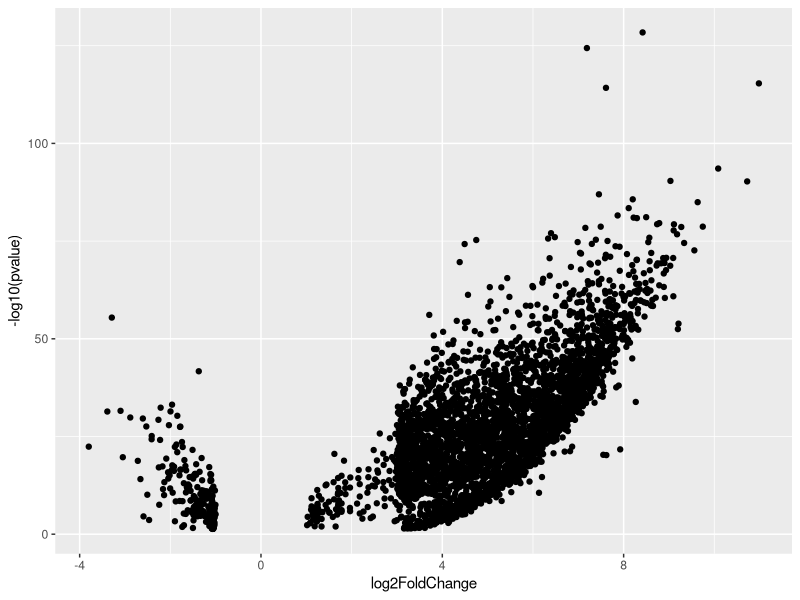
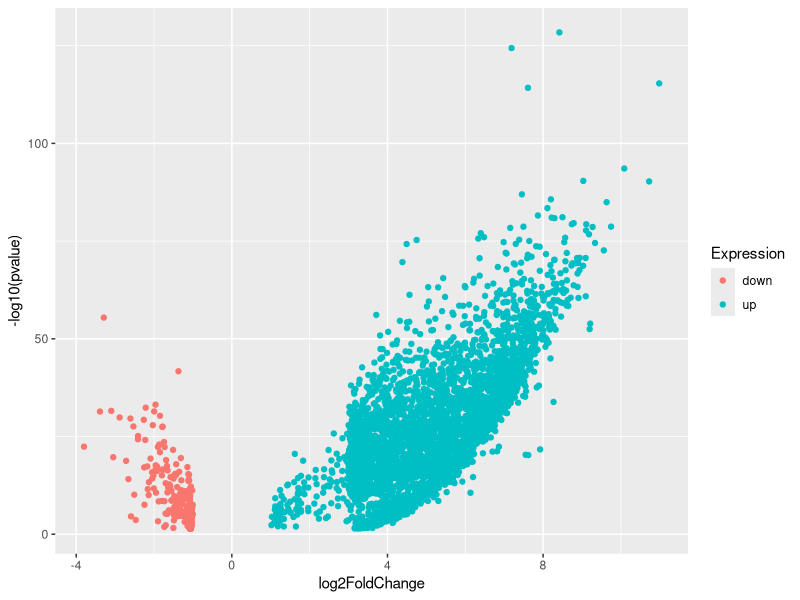
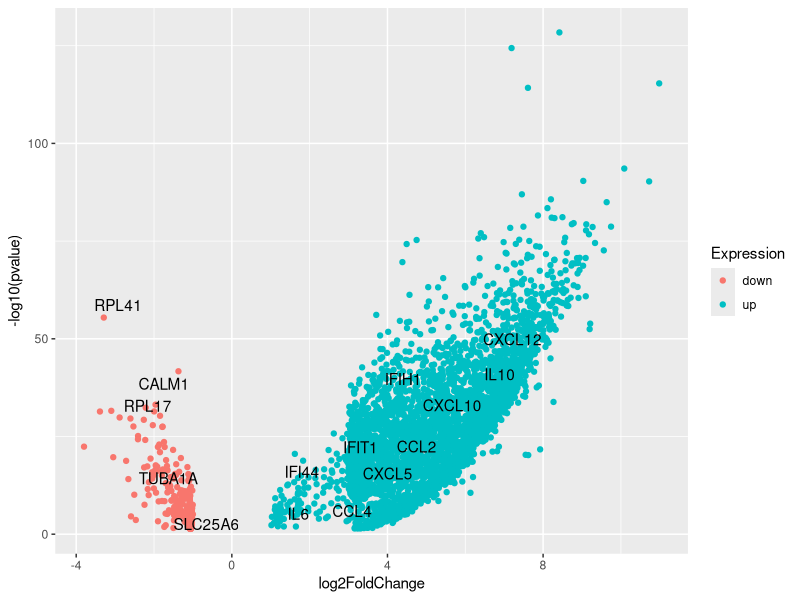
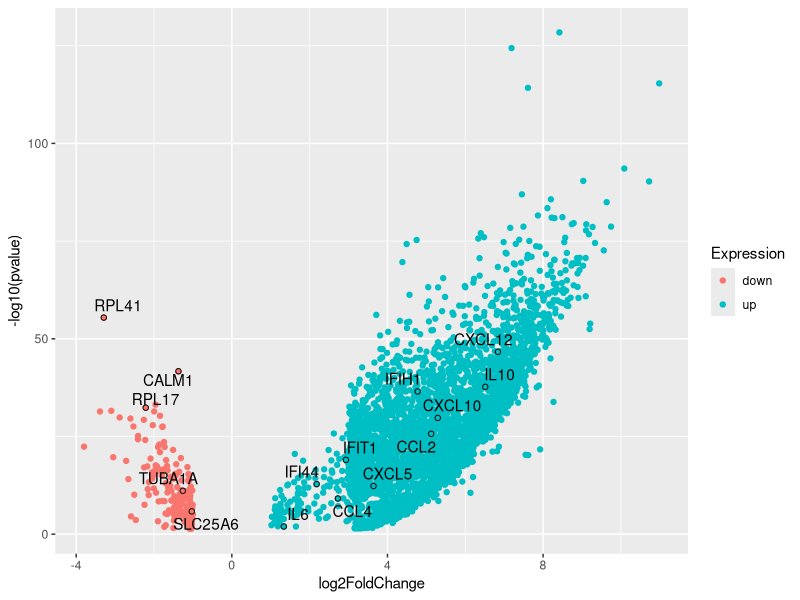
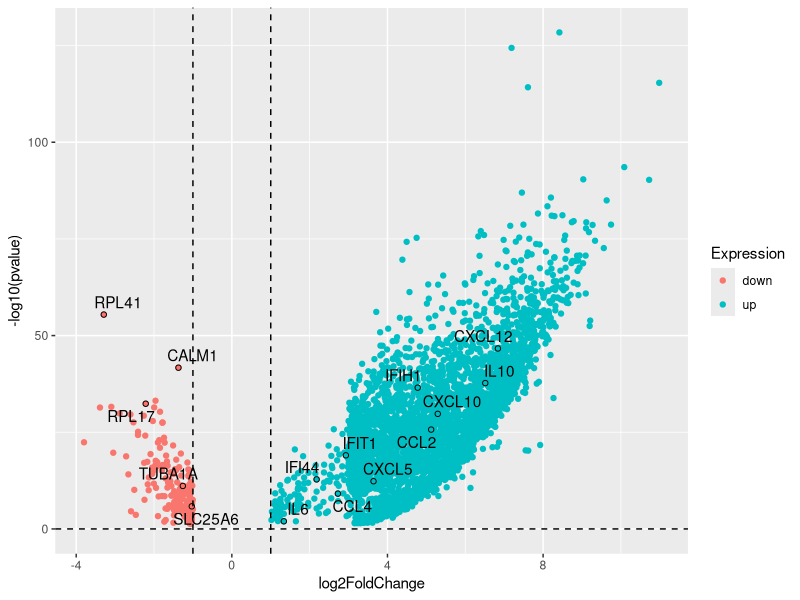
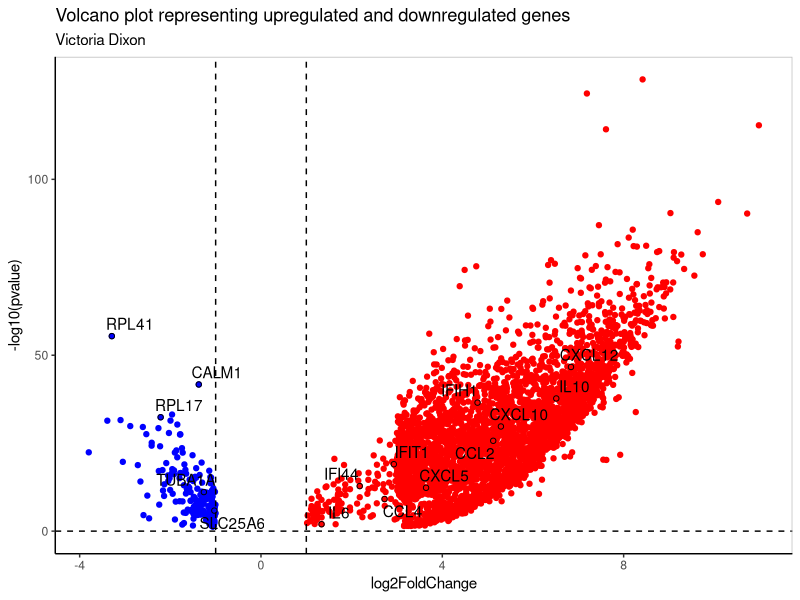
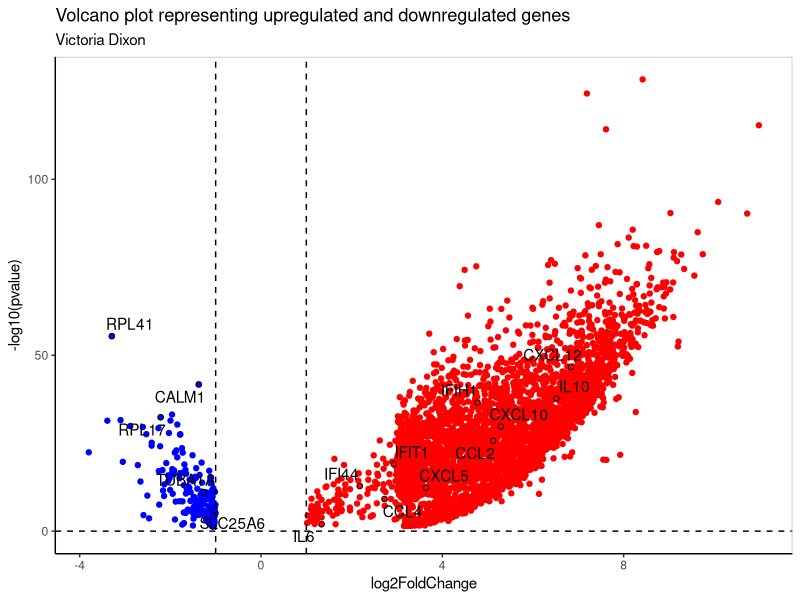

Source code (R) for these figures, in order:
# =============================================================================
# Volcano Plot Visualization Script
# =============================================================================
# This script creates a volcano plot to visualize differential gene expression
# results. A volcano plot displays statistical significance (-log10 p-value)
# versus fold change (log2FoldChange) for each gene.

# Load Required Packages
library(ggplot2)   # For creating plots and graphics
library(ggrepel)   # For adding non-overlapping text labels to plots

# Set Working Directory
# Note: Update this path to match your project directory
setwd("~/Project2")

# Load Data from Previous Script
# Reads the processed differential gene expression results
dge_results <- read.csv("R/DGE_results.csv")


####################
### Basic Volcano Plot ###
####################

# Create the basic volcano plot structure
# X-axis: log2FoldChange (positive = upregulated, negative = downregulated)
# Y-axis: -log10(pvalue) (higher values = more statistically significant)
# 
# A volcano plot helps identify genes that are both:
# - Statistically significant (high -log10 p-value, top of plot)
# - Biologically relevant (large absolute fold change, far from center)

### BASE PLOT LAYER
ggplot(dge_results,                 # Data frame containing DGE results
       aes(x = log2FoldChange,      # X-axis: log2 fold change (COVID vs Control)
           y = -log10(pvalue))) +   # Y-axis: negative log10 of p-value (significance)
  
  ### PLOT ELEMENTS
  geom_point()                      # Add points for each gene


####################
### Add Colors to Distinguish Up/Down Regulation ###
####################

# Create a new column to categorize genes as up- or down-regulated
# This will be used to color-code points in the volcano plot
dge_results$Expression <- NA

# Categorize genes based on fold change direction:
# ... Up-regulated: log2FoldChange > 0 (genes increased in COVID-19 patients)
dge_results$Expression[dge_results$log2FoldChange > 0] <- "up"

# ... Down-regulated: log2FoldChange < 0 (genes decreased in COVID-19 patients)
dge_results$Expression[dge_results$log2FoldChange < 0] <- "down"

### BASE PLOT LAYER
ggplot(dge_results, 
       aes(x = log2FoldChange,     # X-axis: fold change
           y = -log10(pvalue))) +  # Y-axis: statistical significance
  
  ### PLOT ELEMENTS
  geom_point(aes(color = Expression))  # Color points based on regulation direction


####################
### Add Gene Labels ###
####################

# Define genes of interest that were cited in the publication
# Up-regulated genes: chemokines and cytokines involved in immune response
up_genes <- c("CXCL5", "CXCL12", "CCL2", "CCL4", "CXCL10", 
              "IFIH1", "IFI44", "IFIT1", "IL6", "IL10")

# Down-regulated genes: typically involved in basic cellular functions
down_genes <- c("RPL41", "RPL17", "SLC25A6", "CALM1", "TUBA1A")

# Create a subset of the data containing only the genes we want to label
# This will be used to add text labels to specific points on the plot
volcano_labels <- subset(dge_results, Gene %in% c(up_genes, down_genes))

### BASE PLOT LAYER
ggplot(dge_results, 
       aes(x = log2FoldChange,        # X-axis: fold change
           y = -log10(pvalue))) +     # Y-axis: statistical significance
  
  ### PLOT ELEMENTS
  geom_point(aes(color = Expression)) +  # Colored points for all genes
  geom_text_repel(data = volcano_labels, # Use subset data for labels
                  color = "black",       # Black text color for labels
                  aes(x = log2FoldChange,
                      y = -log10(pvalue),
                      label = Gene))     # Map Gene column to label text
                                        # ggrepel automatically avoids overlaps


####################
### Add Hollow Circles to Highlight Labeled Genes ###
####################

# Add a second layer of points (hollow circles) around labeled genes
# This helps visually highlight the genes of interest on the plot

### BASE PLOT LAYER
ggplot(dge_results,
       aes(x = log2FoldChange,
           y = -log10(pvalue))) +
  
  ### PLOT ELEMENTS
  geom_point(aes(color = Expression)) +       # Colored points for all genes
  geom_text_repel(data = volcano_labels,
                  color = "black",            # Black text for gene labels
                  aes(x = log2FoldChange,
                      y = -log10(pvalue),
                      label = Gene)) +        # Add gene name labels
  geom_point(data = volcano_labels,           # Overlay points for labeled genes
             shape = 1,                       # Hollow circles (shape 1)
             color = "black",                 # Black border
             aes(x = log2FoldChange,          # Same x coordinate
                 y = -log10(pvalue)))         # Same y coordinate
                                             # Creates a ring effect around labeled points


####################
### Add Reference Lines ###
####################

# Add dashed reference lines to help interpret the plot:
# Vertical lines mark fold change thresholds:
#   - log2FoldChange = 1  (2-fold increase, doubled expression)
#   - log2FoldChange = -1 (2-fold decrease, halved expression)
# Horizontal line marks the baseline (y = 0)
# These lines help identify genes with meaningful fold changes

### BASE PLOT LAYER
ggplot(dge_results,
       aes(x = log2FoldChange,
           y = -log10(pvalue))) +
  
  ### PLOT ELEMENTS
  geom_point(aes(color = Expression)) +                    # Colored points
  geom_text_repel(data = volcano_labels,
                  color = "black",
                  aes(x = log2FoldChange,
                      y = -log10(pvalue),
                      label = Gene)) +                     # Gene labels
  geom_point(data = volcano_labels,
             shape = 1, color = "black",
             aes(x = log2FoldChange,
                 y = -log10(pvalue))) +                    # Highlight circles
  geom_vline(xintercept = c(-1, 1), linetype = "dashed") +  # Vertical lines at ±2-fold change
  geom_hline(yintercept = 0, linetype = "dashed")           # Horizontal line at baseline


####################
### Final Customization and Export ###
####################

# Create the final polished volcano plot with custom styling
# Save it as an object so it can be viewed and exported

### BASE PLOT LAYER
volcano.plot <-
  ggplot(dge_results,
         aes(x = log2FoldChange,
             y = -log10(pvalue))) +
  
  ### PLOT ELEMENTS
  geom_point(aes(color = Expression)) +                  # Colored points
  geom_text_repel(data = volcano_labels,
                  color = "black",
                  aes(x = log2FoldChange,
                      y = -log10(pvalue),
                      label = Gene)) +                   # Gene labels
  geom_point(data = volcano_labels,
             shape = 1, color = "black",
             aes(x = log2FoldChange,
                 y = -log10(pvalue))) +                  # Highlight circles
  geom_vline(xintercept = c(-1, 1), linetype = "dashed") +  # Fold change thresholds
  geom_hline(yintercept = 0, linetype = "dashed") +     # Baseline
  
  ### CUSTOMIZATION
  scale_color_manual(values = c("blue", "red")) +       # Blue for down, red for up
  theme_classic() +                                     # Clean theme without grid
  theme(panel.border = element_rect(color = "grey", fill = NA),  # Grey border around plot
        legend.position = "none") +                     # Remove legend (colors are intuitive)
  labs(title = "Volcano plot representing upregulated and downregulated genes",
       subtitle = "Victoria Dixon")                     # Add title and author name

### VIEW PLOT
# Display the plot in the R graphics device
volcano.plot

### SAVE PLOT
# Export the plot as a PDF file for publication or presentation
ggsave("PLOTS/volcano.pdf", volcano.plot, device = "pdf",
       width = 6, height = 8, units = "in")

